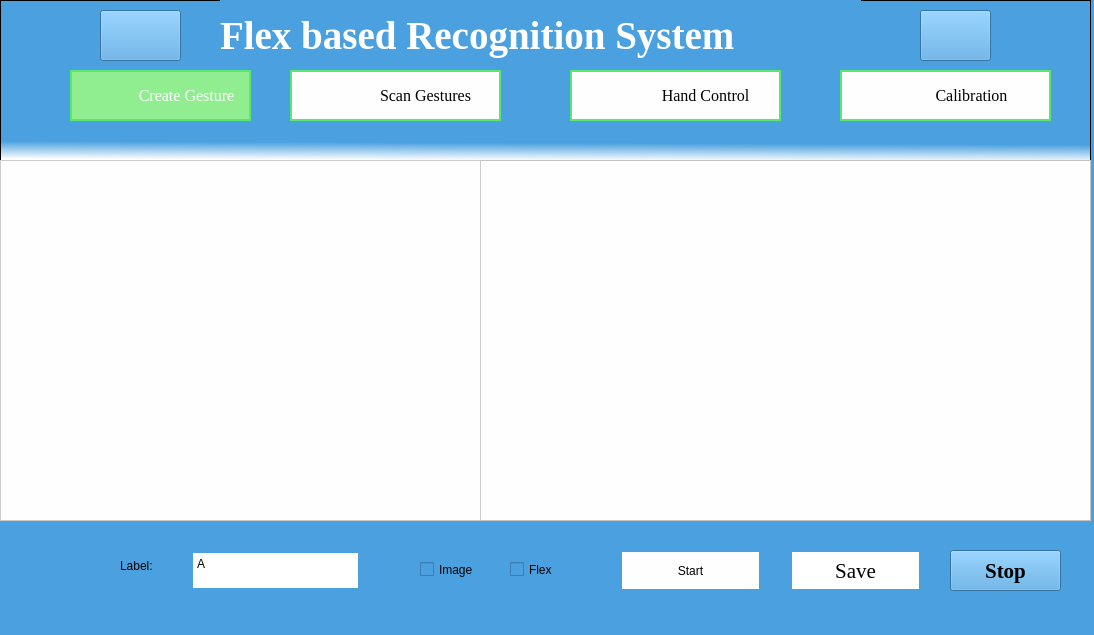
<?xml version="1.0" encoding="UTF-8"?>
<ui version="4.0">
 <class>MainWindow</class>
 <widget class="QMainWindow" name="MainWindow">
  <property name="geometry">
   <rect>
    <x>0</x>
    <y>0</y>
    <width>1094</width>
    <height>635</height>
   </rect>
  </property>
  <property name="windowTitle">
   <string>MainWindow</string>
  </property>
  <property name="styleSheet">
   <string notr="true">background-color:rgba(75, 161, 223, 255)</string>
  </property>
  <widget class="QWidget" name="centralwidget">
   <widget class="QGraphicsView" name="graphicsView_2">
    <property name="geometry">
     <rect>
      <x>0</x>
      <y>0</y>
      <width>1091</width>
      <height>161</height>
     </rect>
    </property>
    <property name="toolTip">
     <string>&lt;html&gt;&lt;head/&gt;&lt;body&gt;&lt;p&gt;&lt;br/&gt;&lt;/p&gt;&lt;/body&gt;&lt;/html&gt;</string>
    </property>
    <property name="styleSheet">
     <string notr="true">background-color: qlineargradient(spread:pad, x1:0.543136, y1:0.074, x2:0.52, y2:1, stop:0.880682 rgba(75, 161, 223, 255), stop:1 rgba(255, 255, 255, 255));
</string>
    </property>
   </widget>
   <widget class="QLabel" name="label">
    <property name="geometry">
     <rect>
      <x>220</x>
      <y>0</y>
      <width>641</width>
      <height>71</height>
     </rect>
    </property>
    <property name="font">
     <font>
      <family>Times New Roman</family>
      <pointsize>29</pointsize>
      <weight>75</weight>
      <bold>true</bold>
     </font>
    </property>
    <property name="styleSheet">
     <string notr="true">color:white;</string>
    </property>
    <property name="text">
     <string>Flex based Recognition System</string>
    </property>
   </widget>
   <widget class="QPushButton" name="create">
    <property name="geometry">
     <rect>
      <x>70</x>
      <y>70</y>
      <width>181</width>
      <height>51</height>
     </rect>
    </property>
    <property name="font">
     <font>
      <family>TImes New Roman</family>
      <pointsize>12</pointsize>
      <weight>50</weight>
      <italic>false</italic>
      <bold>false</bold>
     </font>
    </property>
    <property name="layoutDirection">
     <enum>Qt::RightToLeft</enum>
    </property>
    <property name="styleSheet">
     <string notr="true">QPushButton#create{
padding-left:-40px;
   background-color:lightgreen;
	color:white;
border: 2px solid #58e870; border-radius:30px;
font: 12pt &quot;TImes New Roman&quot;;
background-image:url(&quot;icons/create.png&quot;);
background-repeat:none;
}
QPushButton#create:hover
{
   background-color:lightgreen;
	color:white;
}</string>
    </property>
    <property name="text">
     <string>   Create Gesture</string>
    </property>
   </widget>
   <widget class="QPushButton" name="scan_sen">
    <property name="geometry">
     <rect>
      <x>570</x>
      <y>70</y>
      <width>211</width>
      <height>51</height>
     </rect>
    </property>
    <property name="font">
     <font>
      <family>TImes New Roman</family>
      <pointsize>12</pointsize>
      <weight>50</weight>
      <italic>false</italic>
      <bold>false</bold>
     </font>
    </property>
    <property name="styleSheet">
     <string notr="true">QPushButton#scan_sen{
padding-left:-40px;
color:black;
background-color:#fefefe;
border: 2px solid #58e870; border-radius:30px;
font: 12pt &quot;TImes New Roman&quot;;
background-image:url(&quot;icons/sent.png&quot;);
background-repeat:none;
}
QPushButton#scan_sen:hover
{
   background-color:lightgreen;
	color:white;
}</string>
    </property>
    <property name="text">
     <string>                          Hand Control </string>
    </property>
   </widget>
   <widget class="QPushButton" name="scan_sinlge">
    <property name="geometry">
     <rect>
      <x>290</x>
      <y>70</y>
      <width>211</width>
      <height>51</height>
     </rect>
    </property>
    <property name="font">
     <font>
      <family>TImes New Roman</family>
      <pointsize>12</pointsize>
      <weight>50</weight>
      <italic>false</italic>
      <bold>false</bold>
     </font>
    </property>
    <property name="layoutDirection">
     <enum>Qt::LeftToRight</enum>
    </property>
    <property name="autoFillBackground">
     <bool>false</bool>
    </property>
    <property name="styleSheet">
     <string notr="true">QPushButton#scan_sinlge{
padding-left:-40px;
color:black;
background-color:#fefefe;
border: 2px solid #58e870; border-radius:30px;
font: 12pt &quot;TImes New Roman&quot;;
background-image:url(&quot;icons/scan.png&quot;);
background-repeat:none;
}
QPushButton#scan_sinlge:hover
{
   background-color:lightgreen;
	color:white;
}</string>
    </property>
    <property name="text">
     <string>                         Scan Gestures</string>
    </property>
   </widget>
   <widget class="QPushButton" name="exp2">
    <property name="geometry">
     <rect>
      <x>840</x>
      <y>70</y>
      <width>211</width>
      <height>51</height>
     </rect>
    </property>
    <property name="font">
     <font>
      <family>TImes New Roman</family>
      <pointsize>12</pointsize>
      <weight>50</weight>
      <italic>false</italic>
      <bold>false</bold>
     </font>
    </property>
    <property name="styleSheet">
     <string notr="true">QPushButton#exp2{
padding-left:-40px;
color:black;
background-color:#fefefe;
border: 2px solid #58e870; border-radius:30px;
font: 12pt &quot;TImes New Roman&quot;;
background-image:url(&quot;icons/export.png&quot;);
background-repeat:none;
}
QPushButton#exp2:hover
{
   background-color:lightgreen;
	color:white;
}</string>
    </property>
    <property name="text">
     <string>                       Calibration</string>
    </property>
    <property name="checkable">
     <bool>false</bool>
    </property>
    <property name="autoRepeat">
     <bool>false</bool>
    </property>
    <property name="autoExclusive">
     <bool>false</bool>
    </property>
    <property name="autoDefault">
     <bool>false</bool>
    </property>
    <property name="default">
     <bool>false</bool>
    </property>
    <property name="flat">
     <bool>false</bool>
    </property>
   </widget>
   <widget class="QPushButton" name="exit_button">
    <property name="geometry">
     <rect>
      <x>920</x>
      <y>10</y>
      <width>71</width>
      <height>51</height>
     </rect>
    </property>
    <property name="styleSheet">
     <string notr="true">QPushButton#exit_button{
background-image:url(&quot;icons/gesture1.png&quot;);
background-repeat:none;
}</string>
    </property>
    <property name="text">
     <string/>
    </property>
   </widget>
   <widget class="QGraphicsView" name="graphicsView_4">
    <property name="geometry">
     <rect>
      <x>480</x>
      <y>160</y>
      <width>611</width>
      <height>361</height>
     </rect>
    </property>
    <property name="styleSheet">
     <string notr="true">background-color:#fefefe;
</string>
    </property>
   </widget>
   <widget class="QPlainTextEdit" name="plainTextEdit">
    <property name="geometry">
     <rect>
      <x>190</x>
      <y>550</y>
      <width>171</width>
      <height>41</height>
     </rect>
    </property>
    <property name="styleSheet">
     <string notr="true">background-color: rgb(255, 255, 255);
color: rgb(0, 0, 0);
font: 13pt &quot;Times New Roman&quot;;
border: 3px solid #4ba1df;</string>
    </property>
    <property name="frameShape">
     <enum>QFrame::Box</enum>
    </property>
    <property name="plainText">
     <string>A</string>
    </property>
   </widget>
   <widget class="QLabel" name="label_2">
    <property name="geometry">
     <rect>
      <x>120</x>
      <y>550</y>
      <width>71</width>
      <height>31</height>
     </rect>
    </property>
    <property name="styleSheet">
     <string notr="true">font: 14pt &quot;TImes New Roman&quot; ;</string>
    </property>
    <property name="text">
     <string>Label:</string>
    </property>
   </widget>
   <widget class="QPushButton" name="pushButton_2">
    <property name="geometry">
     <rect>
      <x>620</x>
      <y>550</y>
      <width>141</width>
      <height>41</height>
     </rect>
    </property>
    <property name="styleSheet">
     <string notr="true">QPushButton#pushButton_2{
color: black;
background-color:#fefefe;
border: 2px solid #4ba1df; 
font: 16pt &quot;Times New Roman&quot;;
background-repeat:none;
}
QPushButton#pushButton_2:hover
{
	background-color:lightgreen;
	color:black;
}</string>
    </property>
    <property name="text">
     <string>Start</string>
    </property>
   </widget>
   <widget class="QPushButton" name="pushButton">
    <property name="geometry">
     <rect>
      <x>790</x>
      <y>550</y>
      <width>131</width>
      <height>41</height>
     </rect>
    </property>
    <property name="font">
     <font>
      <family>Times New Roman</family>
      <pointsize>16</pointsize>
      <weight>50</weight>
      <italic>false</italic>
      <bold>false</bold>
     </font>
    </property>
    <property name="styleSheet">
     <string notr="true">QPushButton#pushButton{
color: black;
background-color:white;
border: 2px solid #4ba1df; 
font: 16pt &quot;Times New Roman&quot;;
background-repeat:none;
}
QPushButton#pushButton:hover
{
	background-color:lightgreen;
	color:black;
}</string>
    </property>
    <property name="text">
     <string>Save</string>
    </property>
   </widget>
   <widget class="QLabel" name="label_3">
    <property name="geometry">
     <rect>
      <x>0</x>
      <y>160</y>
      <width>481</width>
      <height>361</height>
     </rect>
    </property>
    <property name="styleSheet">
     <string notr="true">background-color:#fefefe;
border: 1px solid #ccc;</string>
    </property>
    <property name="text">
     <string/>
    </property>
   </widget>
   <widget class="QPushButton" name="pushButton_3">
    <property name="geometry">
     <rect>
      <x>950</x>
      <y>550</y>
      <width>111</width>
      <height>41</height>
     </rect>
    </property>
    <property name="font">
     <font>
      <family>Times New Roman</family>
      <pointsize>16</pointsize>
      <weight>75</weight>
      <bold>true</bold>
     </font>
    </property>
    <property name="autoFillBackground">
     <bool>false</bool>
    </property>
    <property name="styleSheet">
     <string notr="true">QPushButton#pushButton{
color: black;
background-color:white;
border: 2px solid #4ba1df; 
font: 16pt &quot;Times New Roman&quot;;
background-repeat:none;
}
QPushButton#pushButton:hover
{
	background-color:lightgreen;
	color:black;
}</string>
    </property>
    <property name="text">
     <string>Stop</string>
    </property>
   </widget>
   <widget class="QCheckBox" name="checkBox">
    <property name="geometry">
     <rect>
      <x>420</x>
      <y>560</y>
      <width>81</width>
      <height>19</height>
     </rect>
    </property>
    <property name="styleSheet">
     <string notr="true">font: 14pt &quot;TImes New Roman&quot; ;</string>
    </property>
    <property name="text">
     <string>Image</string>
    </property>
   </widget>
   <widget class="QCheckBox" name="checkBox_2">
    <property name="geometry">
     <rect>
      <x>510</x>
      <y>560</y>
      <width>81</width>
      <height>19</height>
     </rect>
    </property>
    <property name="styleSheet">
     <string notr="true">font: 14pt &quot;TImes New Roman&quot; ;</string>
    </property>
    <property name="text">
     <string>Flex</string>
    </property>
   </widget>
   <widget class="QPushButton" name="transfer">
    <property name="geometry">
     <rect>
      <x>100</x>
      <y>10</y>
      <width>81</width>
      <height>51</height>
     </rect>
    </property>
    <property name="styleSheet">
     <string notr="true">QPushButton#transfer{
background-image:url(&quot;icons/gesture.png&quot;);
background-repeat:no-repeat;
background-size:100% 100%;
}</string>
    </property>
    <property name="text">
     <string/>
    </property>
   </widget>
  </widget>
 </widget>
 <resources/>
 <connections/>
</ui>
